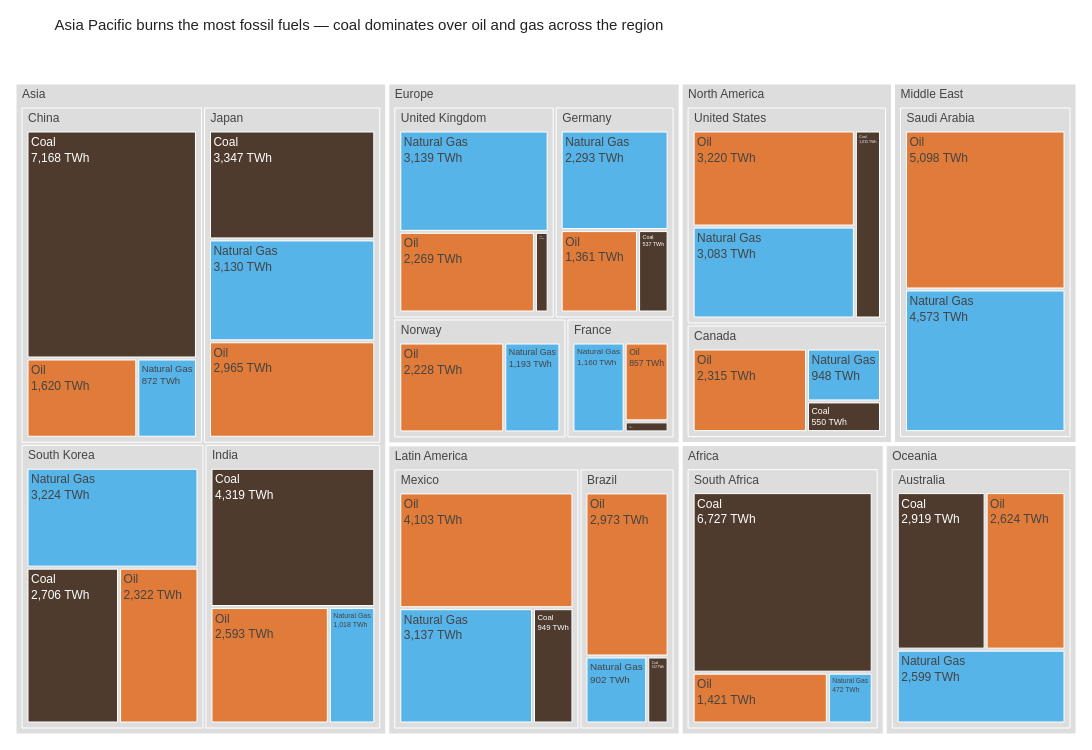

The notebook cell this image was saved under:
### Markdown cell above
## Task 1 — Treemap: fossil fuel dependency by country

**What to build:** A treemap showing **fossil fuel TWh only**, broken down by Region → Country → Source (Coal / Oil / Natural Gas).

**Requirements:**
- Filter to fossil sources only before plotting
- Use `path=['Region', 'Country', 'Source']` for the hierarchy
- Colour encodes the fossil source type (Coal / Oil / Natural Gas) with a CVD-safe palette
- Show TWh values in labels — no percentages
- Grey out parent nodes (Region and Country level)
- Insight title naming which region or country is most fossil-dependent

> 💡 `df.loc[df['Source_Type'] == 'Fossil']`

### Code cell
# Task 1

fossil = df.loc[df['Source_Type'] == 'Fossil'].copy()

print(f"Fossil rows: {len(fossil)}")
print(fossil['Source'].unique())
print(fossil.groupby('Region')['TWh'].sum().sort_values(ascending=False))


# Step 2: Define CVD-safe colour palette for the three fossil sources
# Using a palette safe for deuteranopia/protanopia (the most common forms):
#   Coal        → dark charcoal/brown  (distinguishable by lightness)
#   Oil         → orange               (CVD-safe warm tone)
#   Natural Gas → sky blue             (CVD-safe cool tone, distinct from orange)

fossil_color_map = {
    'Coal':        '#4E3B2E',   # dark brown/charcoal — heaviest emitter
    'Oil':         '#E07B39',   # orange — CVD-safe warm
    'Natural Gas': '#56B4E9',   # sky blue — CVD-safe cool (from Wong palette)
}

# ── Step 3: Plotly Express base chart ─────────────────────────────────────────
fig = px.treemap(
    fossil,
    path=['Region', 'Country', 'Source'],   # Region → Country → Fossil Source
    values='TWh',
    color='Source',                          # colour encodes fossil source type
    color_discrete_map=fossil_color_map,
    labels={'TWh': 'Energy (TWh)', 'Source': 'Fossil Source'},
    height=750, width=1300
)

# ── Step 4: Customise traces ──────────────────────────────────────────────────
fig.update_traces(
    textinfo='label+value',
    # Show TWh values — NO percentages, thousands separator, no decimals
    texttemplate='%{label}<br>%{value:,.0f} TWh',
    hovertemplate='<b>%{label}</b><br>%{value:,.0f} TWh<extra></extra>',
)

# Grey out parent nodes (Region and Country level)
# Colours list has entries for all nodes; leaf nodes get the palette colour,
# parent nodes (Region / Country) fall back to the discrete map as '#ffffff' or
# whatever Plotly assigned — we override non-leaf colours to grey.
leaf_colors = set(fossil_color_map.values())
fig.data[0].marker.colors = [
    c if c in leaf_colors else '#DDDDDD'
    for c in fig.data[0].marker.colors
]

# ── Step 5: Layout ────────────────────────────────────────────────────────────
fig.update_layout(
    title=dict(
        text=(
            'Asia Pacific burns the most fossil fuels — '
            'coal dominates over oil and gas across the region'
        ),
        font=dict(family='Arial', size=15, color='#222222')
    ),
    font=dict(family='Arial', size=12),
    margin=dict(l=10, r=10, t=60, b=10),
    paper_bgcolor='white',
)

fig.show()

### Figure 1 — Plotly figure (JSON) as saved in the notebook; plotly's stock layout.template omitted (floating-point values rounded to 4 significant figures)
{"data": [{"branchvalues": "total", "customdata": [["(?)"], ["(?)"], ["(?)"], ["(?)"], ["(?)"], ["(?)"], ["(?)"], ["(?)"], ["(?)"], ["(?)"], ["(?)"], ["(?)"], ["(?)"], ["(?)"], ["(?)"], ["(?)"], ["(?)"], ["(?)"], ["(?)"], ["(?)"], ["(?)"], ["(?)"], ["Coal"], ["Coal"], ["Coal"], ["Coal"], ["Coal"], ["Coal"], ["Coal"], ["Coal"], ["Coal"], ["Coal"], ["Coal"], ["Coal"], ["Coal"], ["Natural Gas"], ["Natural Gas"], ["Natural Gas"], ["Natural Gas"], ["Natural Gas"], ["Natural Gas"], ["Natural Gas"], ["Natural Gas"], ["Natural Gas"], ["Natural Gas"], ["Natural Gas"], ["Natural Gas"], ["Natural Gas"], ["Natural Gas"], ["Natural Gas"], ["Oil"], ["Oil"], ["Oil"], ["Oil"], ["Oil"], ["Oil"], ["Oil"], ["Oil"], ["Oil"], ["Oil"], ["Oil"], ["Oil"], ["Oil"], ["Oil"], ["Oil"]], "domain": {"x": [0, 1], "y": [0, 1]}, "hovertemplate": "<b>%{label}</b><br>%{value:,.0f} TWh<extra></extra>", "ids": ["Africa", "North America/United States", "Asia/China", "Europe/Germany", "Europe/France", "Europe/United Kingdom", "Asia/India", "Latin America/Brazil", "Oceania/Australia", "Middle East", "Asia/South Korea", "Asia/Japan", "Middle East/Saudi Arabia", "Africa/South Africa", "North America/Canada", "Latin America/Mexico", "North America", "Asia", "Europe", "Latin America", "Oceania", "Europe/Norway", "Latin America/Mexico/Coal", "North America/Canada/Coal", "Africa/South Africa/Coal", "Asia/South Korea/Coal", "North America/United States/Coal", "Latin America/Brazil/Coal", "Europe/France/Coal", "Asia/India/Coal", "Asia/Japan/Coal", "Asia/China/Coal", "Europe/Germany/Coal", "Europe/United Kingdom/Coal", "Oceania/Australia/Coal", "Europe/United Kingdom/Natural Gas", "Europe/Germany/Natural Gas", "Asia/India/Natural Gas", "Asia/Japan/Natural Gas", "Latin America/Brazil/Natural Gas", "Latin America/Mexico/Natural Gas", "North America/Canada/Natural Gas", "Africa/South Africa/Natural Gas", "Oceania/Australia/Natural Gas", "Middle East/Saudi Arabia/Natural Gas", "Europe/Norway/Natural Gas", "North America/United States/Natural Gas", "Asia/South Korea/Natural Gas", "Asia/China/Natural Gas", "Europe/France/Natural Gas", "Asia/China/Oil", "Europe/Germany/Oil", "North America/United States/Oil", "Asia/Japan/Oil", "Europe/United Kingdom/Oil", "Asia/India/Oil", "Latin America/Brazil/Oil", "Latin America/Mexico/Oil", "North America/Canada/Oil", "Oceania/Australia/Oil", "Africa/South Africa/Oil", "Europe/Norway/Oil", "Asia/South Korea/Oil", "Europe/France/Oil", "Middle East/Saudi Arabia/Oil"], "labels": ["Africa", "United States", "China", "Germany", "France", "United Kingdom", "India", "Brazil", "Australia", "Middle East", "South Korea", "Japan", "Saudi Arabia", "South Africa", "Canada", "Mexico", "North America", "Asia", "Europe", "Latin America", "Oceania", "Norway", "Coal", "Coal", "Coal", "Coal", "Coal", "Coal", "Coal", "Coal", "Coal", "Coal", "Coal", "Coal", "Coal", "Natural Gas", "Natural Gas", "Natural Gas", "Natural Gas", "Natural Gas", "Natural Gas", "Natural Gas", "Natural Gas", "Natural Gas", "Natural Gas", "Natural Gas", "Natural Gas", "Natural Gas", "Natural Gas", "Natural Gas", "Oil", "Oil", "Oil", "Oil", "Oil", "Oil", "Oil", "Oil", "Oil", "Oil", "Oil", "Oil", "Oil", "Oil", "Oil"], "marker": {"colors": ["#DDDDDD", "#DDDDDD", "#DDDDDD", "#DDDDDD", "#DDDDDD", "#DDDDDD", "#DDDDDD", "#DDDDDD", "#DDDDDD", "#DDDDDD", "#DDDDDD", "#DDDDDD", "#DDDDDD", "#DDDDDD", "#DDDDDD", "#DDDDDD", "#DDDDDD", "#DDDDDD", "#DDDDDD", "#DDDDDD", "#DDDDDD", "#DDDDDD", "#4E3B2E", "#4E3B2E", "#4E3B2E", "#4E3B2E", "#4E3B2E", "#4E3B2E", "#4E3B2E", "#4E3B2E", "#4E3B2E", "#4E3B2E", "#4E3B2E", "#4E3B2E", "#4E3B2E", "#56B4E9", "#56B4E9", "#56B4E9", "#56B4E9", "#56B4E9", "#56B4E9", "#56B4E9", "#56B4E9", "#56B4E9", "#56B4E9", "#56B4E9", "#56B4E9", "#56B4E9", "#56B4E9", "#56B4E9", "#E07B39", "#E07B39", "#E07B39", "#E07B39", "#E07B39", "#E07B39", "#E07B39", "#E07B39", "#E07B39", "#E07B39", "#E07B39", "#E07B39", "#E07B39", "#E07B39", "#E07B39"]}, "name": "", "parents": ["", "North America", "Asia", "Europe", "Europe", "Europe", "Asia", "Latin America", "Oceania", "", "Asia", "Asia", "Middle East", "Africa", "North America", "Latin America", "", "", "", "", "", "Europe", "Latin America/Mexico", "North America/Canada", "Africa/South Africa", "Asia/South Korea", "North America/United States", "Latin America/Brazil", "Europe/France", "Asia/India", "Asia/Japan", "Asia/China", "Europe/Germany", "Europe/United Kingdom", "Oceania/Australia", "Europe/United Kingdom", "Europe/Germany", "Asia/India", "Asia/Japan", "Latin America/Brazil", "Latin America/Mexico", "North America/Canada", "Africa/South Africa", "Oceania/Australia", "Middle East/Saudi Arabia", "Europe/Norway", "North America/United States", "Asia/South Korea", "Asia/China", "Europe/France", "Asia/China", "Europe/Germany", "North America/United States", "Asia/Japan", "Europe/United Kingdom", "Asia/India", "Latin America/Brazil", "Latin America/Mexico", "North America/Canada", "Oceania/Australia", "Africa/South Africa", "Europe/Norway", "Asia/South Korea", "Europe/France", "Middle East/Saudi Arabia"], "textinfo": "label+value", "texttemplate": "%{label}<br>%{value:,.0f} TWh", "type": "treemap", "values": [8620.0, 7318.0, 9660.0, 4191.0, 2137.0, 5638.0, 7930.0, 4187.0, 8142.0, 9671.0, 8252.0, 9442.0, 9671.0, 8620.0, 3813.0, 8189.0, 11130.0, 35280.0, 15390.0, 12380.0, 8142.0, 3421.0, 949.0, 550.0, 6727.0, 2706.0, 1015.0, 312.0, 120.0, 4319.0, 3347.0, 7168.0, 537.0, 230.0, 2919.0, 3139.0, 2293.0, 1018.0, 3130.0, 902.0, 3137.0, 948.0, 472.0, 2599.0, 4573.0, 1193.0, 3083.0, 3224.0, 872.0, 1160.0, 1620.0, 1361.0, 3220.0, 2965.0, 2269.0, 2593.0, 2973.0, 4103.0, 2315.0, 2624.0, 1421.0, 2228.0, 2322.0, 857.0, 5098.0]}], "layout": {"font": {"family": "Arial", "size": 12}, "height": 750, "legend": {"tracegroupgap": 0}, "margin": {"b": 10, "l": 10, "r": 10, "t": 60}, "paper_bgcolor": "white", "title": {"font": {"color": "#222222", "family": "Arial", "size": 15}, "text": "Asia Pacific burns the most fossil fuels — coal dominates over oil and gas across the region"}, "width": 1300}}
